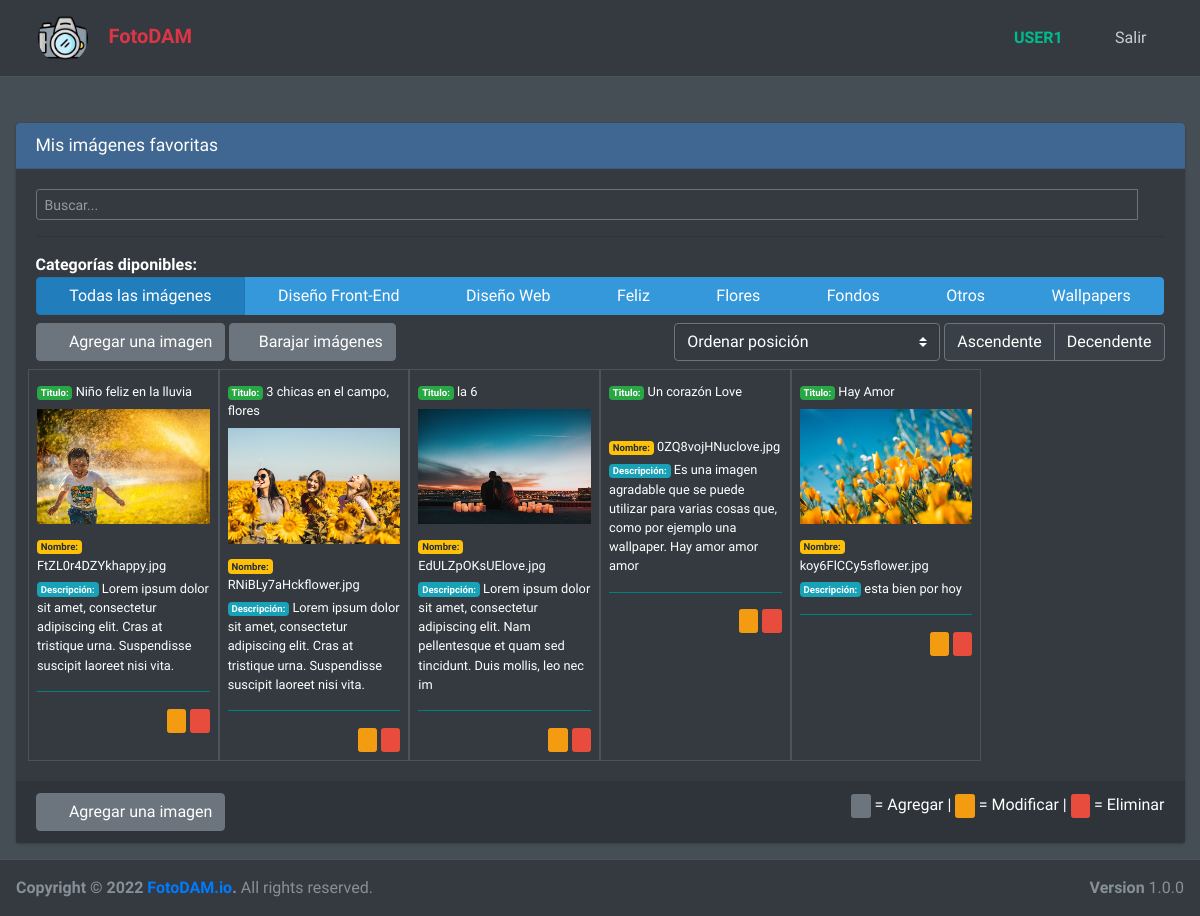
/dashboard/ (signed in), run on an earlier commit of the app's database.
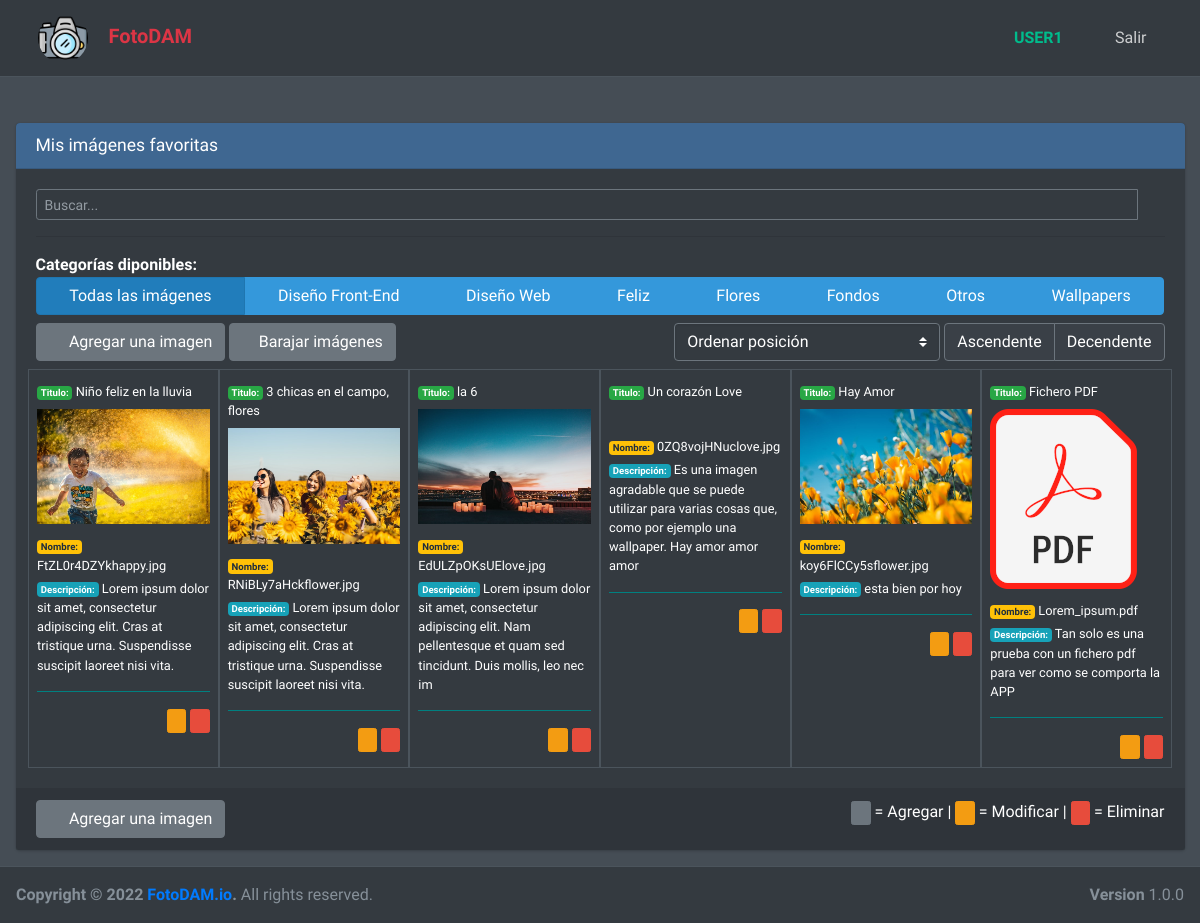
And on a later commit of the database.
### core/models.py (models this page shows, shortened)
class ImageCategory(models.Model):
    description = models.CharField(max_length=120, blank=False)
    created_at = models.DateTimeField ( auto_now_add=True)

class ImageBank(models.Model):
    user = models.ForeignKey(User, on_delete = models.CASCADE)
    categories = models.ManyToManyField(ImageCategory)
    title = models.CharField(max_length=20, blank=False)
    description = models.TextField(max_length=120,  blank=True, default="Coloque aquí una breve descripción de la imagen")
    image = models.ImageField(
         upload_to = user_directory_path,
         blank=False,
         default=None,
         verbose_name="Imagen"
     )
    created_at = models.DateTimeField ( auto_now_add=True)
    last_update = models.DateTimeField(auto_now=True)
    @property
    def data_category(self):
        qs = self.categories.all()
        value=""
        for x in qs:
            value += f'{x.pk},'
        return value[:-1]
    @property
    def file_ext(self):
        f_name, f_ext = os.path.splitext(str(self.image))
        return f_ext

### core/views.py (the view)
# urls.py: path('dashboard/', views.DashBoard, name='dashboard'),
@login_required
def DashBoard(request):
    images = request.user.imagebank_set.select_related('user')
    categories = ImageCategory.objects.all().order_by('description')
    if not images:
        msg='No tienes imágenes cargadas.'
    else:
        msg=''
    context={
        'images':images,
        'categories':categories,
        'msg':msg,
    }
    return render(request, 'core/dashboard.html', context)

### core/templatetags/poll_extras.py (called while the page is built)
@register.filter
def filename(value):
    return os.path.basename(value.image.name)

### core/templates/core/dashboard.html (shortened to what the changed rows need)
{% extends "core/layout.html" %}
{% load static %}
{% load poll_extras %}
{% block styles %}
<link rel="stylesheet" href="{% static 'lib/adminlte-3.2.0/plugins/ekko-lightbox/ekko-lightbox.css' %}">
{% endblock styles %}
{% block content %}
<div class="row">
  <div class="col-12">
    <div class="card card-primary">
      <div class="card-body">
        <div>
          <div class="btn-group w-100 mb-2">
            <a class="btn btn-info active" data-filter="all"> Todas las imágenes </a>
            {% for category in categories %}
            <a class="btn btn-info" data-filter="{{category.pk}}"> {{category.description}} </a>
            {% endfor %}
          </div>
        </div>
        <div>
          <div class="filter-container p-0 row">
            {% for image in images %}
            <div class="filtr-item col-sm-2 p-2 border border-dark" data-category="{{image.data_category}}" data-sort="{{image.title}}">
              <div class="pb-2">
                <small class="form-text text-white">
                  <span class="badge badge-success"> Titulo: </span>
                  {{image.title}}
                </small>
              </div>
              {% if not image.file_ext == '.pdf' %}
              <a href="{{image.image.url}}?text={{image.title}}" data-toggle="lightbox" data-title="{{image.title}}">
                <img src="{{image.image.url}}" class="img-fluid mb-2" alt="{{img.title}}" />
                {% else %}
                <img src="{% static 'core/custom/img/logo_pdf.png' %}" class="img-fluid mb-2" alt="{{img.title}}" />
                {% endif %}
                <small class="form-text text-white">
                  <span class="badge badge-warning"> Nombre: </span>
                  {{image|filename}}
                </small>
                <small class="form-text text-white">
                  <span class="badge badge-info"> Descripción: </span>
                  {{image.description}}
                </small>
                <hr style="height:1px;border-width:0;color:white;background-color:Teal">
                <div class="float-right">
                  <a href=" {% url 'core:editimage'   image.pk %}" class="open-modal-pet btn btn-warning btn-xs"><i class="fas fa-pen"></i></a>
                  <a href=" {% url 'core:deleteimage' image.pk %}" class="open-modal-pet btn btn-danger btn-xs"><i class="fas fa-trash-alt"></i></a>
                </div>
              </a>
            </div>
            {% endfor %}
          </div>
        </div>
      </div>
    </div>
  </div>
</div>
{% endblock content %}

What changed in the data, as far as the page shows it:
added ImageBank: title "Fichero PDF", image "Lorem_ipsum.pdf", description "Tan solo es una prueba con un fichero pdf para ver como se comporta la APP"
